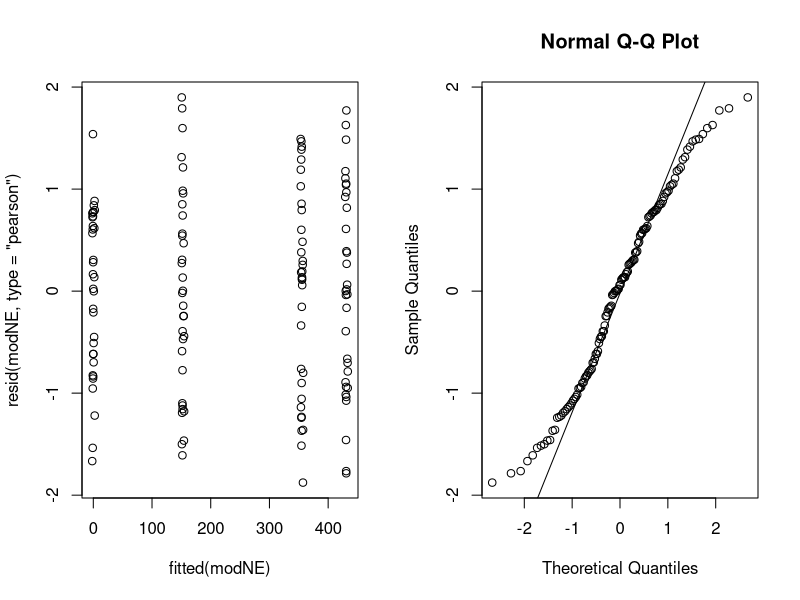
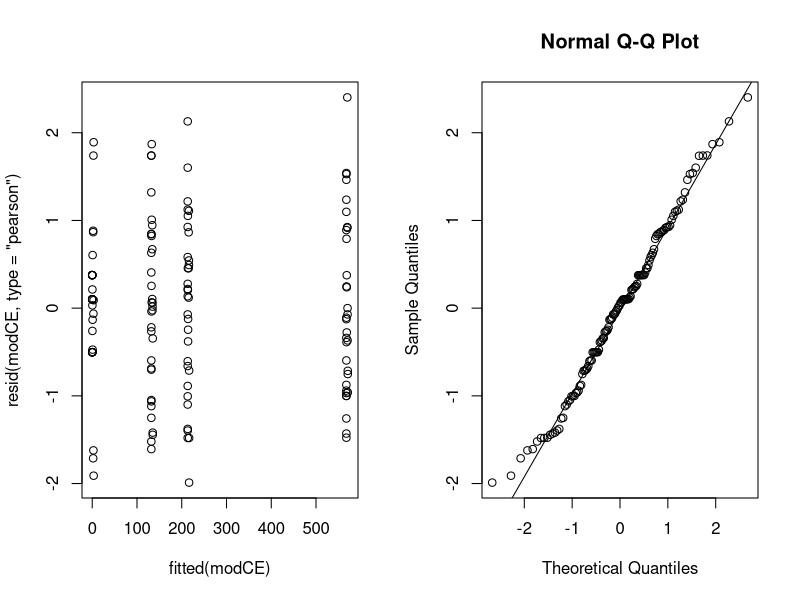
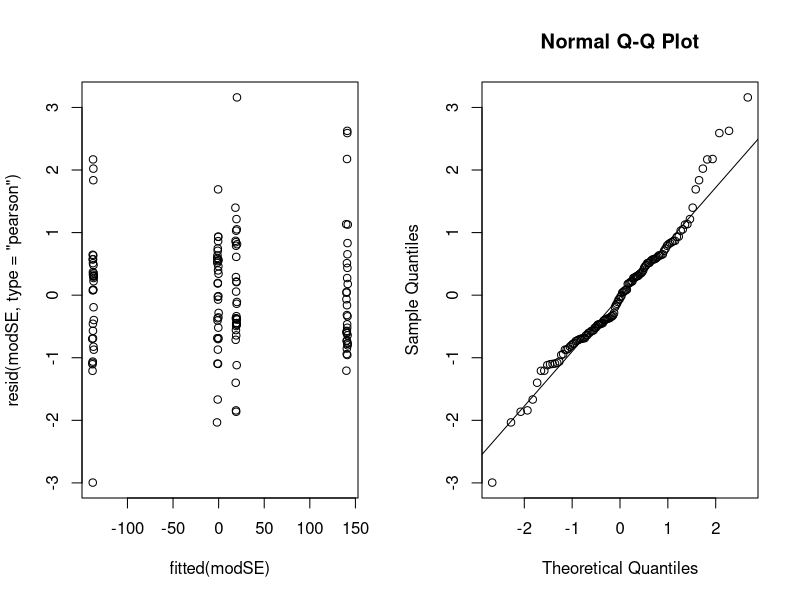
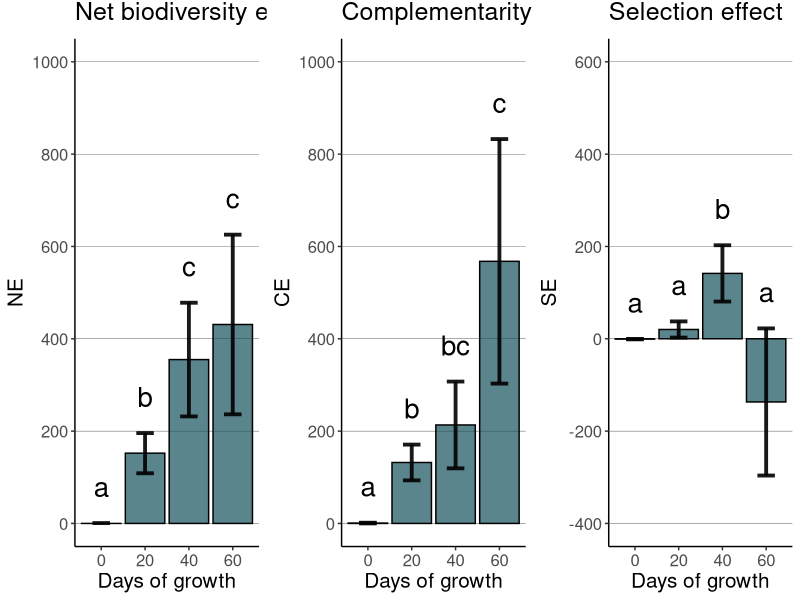

Recreate these plots in R, in order.
## ---- chunk 1
knitr::opts_chunk$set(echo = TRUE)
## ---- chunk 2
library(here)
library(tidyverse)
library(nlme)
library(emmeans)
library(ggpubr)
library(grid)
## ---- chunk 3
#Total biomass through time 
Biomass_data<-read.csv(here("data", "Biomass_data.csv"), sep=";")

#Relative biomass through time 
Relbiomass_data<-read.csv(here("data", "Relativebiomass_data.csv"), sep=";")

#Net effect, CE, SE 
NE_data<-read.csv(here("data", "NE_data.csv"), sep=";")
str(NE_data)

NE_data<-NE_data[, -1]
NE_data<-NE_data %>%
  mutate(across(c("Composition", "Block", "Days"), 
                as.factor)) #transform Composition, Block, Days as factor

# Plot Raw data - NE against Days
PlotNE <- ggplot(NE_data, aes(x = Days, y = NE)) + 
  geom_jitter(position=position_jitter(0.2)) + 
  stat_summary(fun.data="mean_sdl",  fun.args = list(mult=1), 
               geom="pointrange", color = "red")+
  theme_classic() +
  labs(x="Days", y="NE") 

PlotCE <- ggplot(NE_data, aes(x = Days, y = CE)) + 
  geom_jitter(position=position_jitter(0.2)) + 
  stat_summary(fun.data="mean_sdl",  fun.args = list(mult=1), 
               geom="pointrange", color = "red")+
  theme_classic() +
  labs(x="Days", y="NE")

PlotSE <- ggplot(NE_data, aes(x = Days, y = SE)) + 
  geom_jitter(position=position_jitter(0.2)) + 
  stat_summary(fun.data="mean_sdl",  fun.args = list(mult=1), 
               geom="pointrange", color = "red")+
  theme_classic() +
  labs(x="Days", y="NE")

#mean_sdl computes the mean plus or minus a constant times the standard deviation 
#(here the constant (mult) =1), so we see mean + standard deviation in Red
#We can clearly see that the variance of NE increases over time 
## ---- chunk 4
# Model testing the effect of Jours on NE with Composition and Bloc as random factors and weighted by Jours.

# Here we add a dummy factor just to include the whole dataset in a single block. 
NE_data$dummy<-factor(1)

modNE <- lme(NE ~ Days,
              random=list(dummy=pdBlocked(list(pdIdent(~Composition-1), 
                                               pdIdent(~Block-1)))),
              data=NE_data,
              weights=varIdent(form=~ 1 | Days),
              method="REML", 
              control=list(msMaxIter=1000,
                             msMaxEval=1000))

anova(modNE)
summary(modNE)

# Post-Hoc analysis - Tukey

#The most common follow-up analysis for models having factors as predictors is to compare the EMMs with one another
#This may be done simply via the pairs() method for emmGrid objects
#pairs() sets two defaults for summary(): adjust="tuckey" (multiplicity adjustment), and infer=c(FALSE, TRUE) (test statisticts, not confidence intervals). 
contrast <- emmeans(modNE, "Days")
pairs(contrast)


# Model validation
par(mfrow=c(1,2))
plot(fitted(modNE), resid(modNE,type="pearson"))
qqnorm(resid(modNE,type="pearson"))
qqline(resid(modNE,type="pearson"))

##PLOT
# I use the Tofino color palette from hcl.colors
hcl.colors(5, palette="BluGrn")

NE_meanse<-data.frame(
  days=c("0", "20", "40", "60"),
  mean=as.vector(summary(modNE)$tTable[,1]),
  se=as.vector(summary(modNE)$tTable[,2]),
  label=c("a", "b", "c", "c"))
NE_meanse$ci<-NE_meanse$se*1.96

NEp<-ggplot(NE_meanse) +
  geom_bar(aes(x=days, y=mean), colour="black", fill="#14505C", stat="identity", alpha=0.7) +
  #geom_errorbar(aes(x=days, ymin=mean-se, ymax=mean+se), width=0.4, colour="red", alpha=0.9, size=1.3) +
  geom_errorbar(aes(x=days, ymin=mean-ci, ymax=mean+ci), width=0.4, colour="black", alpha=0.9, size=1.3) +
  geom_text(aes(x=days, y=mean+ci+100, label=label,), position=position_dodge(0.9), vjust=1, size=7) +
  theme_classic() + 
  theme(text=element_text(size=15), plot.title=element_text(vjust=2), panel.grid.major.y = element_line( size=.1, color="black" )) +
  labs(x="Days of growth", y="NE", title="Net biodiversity effect", pch=8) +
  scale_y_continuous(limits=c(0, 1000), breaks=seq(0, 1000, by=200)) 
## ---- chunk 5
modCE <- lme(CE ~ Days,
              random=list(dummy=pdBlocked(list(pdIdent(~Composition-1), 
                                               pdIdent(~Block-1)))),
              data=NE_data,
              weights=varIdent(form=~ 1 | Days),
              method="REML", 
              control=list(msMaxIter=1000,
                             msMaxEval=1000))

anova(modCE)
summary(modCE)
contrastCE <- emmeans(modCE, "Days")
pairs(contrastCE)

par(mfrow=c(1,2))
plot(fitted(modCE), resid(modCE,type="pearson"))
qqnorm(resid(modCE,type="pearson"))
qqline(resid(modCE,type="pearson"))

### PLOT
CE_meanse<-data.frame(
  days=c("0", "20", "40", "60"),
  mean=as.vector(summary(modCE)$tTable[,1]),
  se=as.vector(summary(modCE)$tTable[,2]),
  label=c("a", "b", "bc", "c"))
CE_meanse$ci<-CE_meanse$se*1.96

CEp<-ggplot(CE_meanse) +
  geom_bar(aes(x=days, y=mean), colour="black", fill="#14505C", stat="identity", alpha=0.7) +
  #geom_errorbar(aes(x=days, ymin=mean-se, ymax=mean+se), width=0.4, colour="red", alpha=0.9, size=1.3) +
  geom_errorbar(aes(x=days, ymin=mean-ci, ymax=mean+ci), width=0.4, colour="black", alpha=0.9, size=1.3) +
  geom_text(aes(x=days, y=mean+ci+100, label=label,), position=position_dodge(0.9), vjust=1, size=7) +
  theme_classic() + 
  theme(text=element_text(size=15), plot.title=element_text(vjust=2), panel.grid.major.y = element_line( size=.1, color="black" )) +
  labs(x="Days of growth", y="CE", title="Complementarity effect", pch=8) +
  scale_y_continuous(limits=c(0, 1000), breaks=seq(0, 1000, by=200)) 
## ---- chunk 6
modSE <- lme(SE ~ Days,
              random=list(dummy=pdBlocked(list(pdIdent(~Composition-1), 
                                               pdIdent(~Block-1)))),
              data=NE_data,
              weights=varIdent(form=~ 1 | Days),
              method="REML", 
              control=list(msMaxIter=1000,
                             msMaxEval=1000))

anova(modSE)
summary(modSE)
contrastSE <- emmeans(modSE, "Days")
pairs(contrastSE)

par(mfrow=c(1,2))
plot(fitted(modSE), resid(modSE,type="pearson"))
qqnorm(resid(modSE,type="pearson"))
qqline(resid(modSE,type="pearson"))

### PLOT
SE_meanse<-data.frame(
  days=c("0", "20", "40", "60"),
  mean=as.vector(summary(modSE)$tTable[,1]),
  se=as.vector(summary(modSE)$tTable[,2]),
  label=c("a", "a", "b", "a"))
SE_meanse$ci<-SE_meanse$se*1.96

SEp<-ggplot(SE_meanse) +
  geom_bar(aes(x=days, y=mean), colour="black", fill="#14505C", stat="identity", alpha=0.7) +
  #geom_errorbar(aes(x=days, ymin=mean-se, ymax=mean+se), width=0.4, colour="red", alpha=0.9, size=1.3) +
  geom_errorbar(aes(x=days, ymin=mean-ci, ymax=mean+ci), width=0.4, colour="black", alpha=0.9, size=1.3) +
  geom_text(aes(x=days, y=mean+ci+100, label=label,), position=position_dodge(0.9), vjust=1, size=7) +
  theme_classic() + 
  theme(text=element_text(size=15), plot.title=element_text(vjust=2), panel.grid.major.y = element_line( size=.1, color="black" )) +
  labs(x="Days of growth", y="SE", title="Selection effect", pch=8) +
  scale_y_continuous(limits=c(-400, 600)) 
## ---- chunk 7
BEFplots<-ggarrange(NEp, CEp, SEp, nrow=1, ncol=3, common.legend = TRUE) 
BEFplots
#annotate_figure(BEFplots, bottom = textGrob("Days of growth", rot = 90, vjust = 1, gp = gpar(cex = 1.3)))
